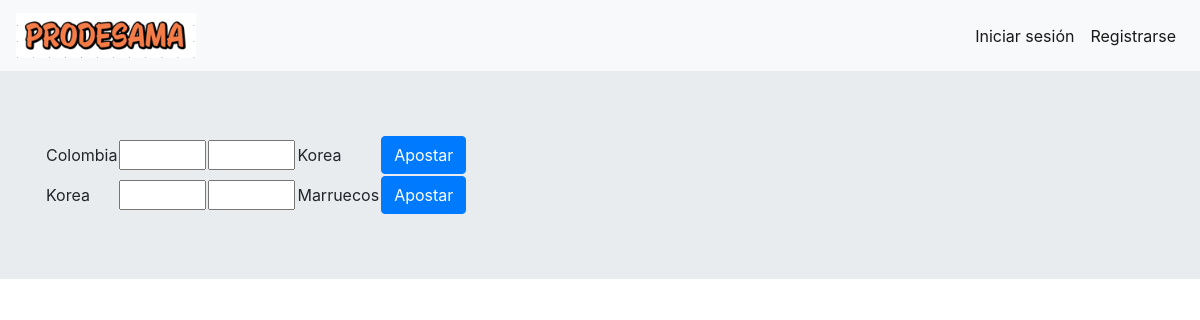
The app's page /home/apuestas, older data.
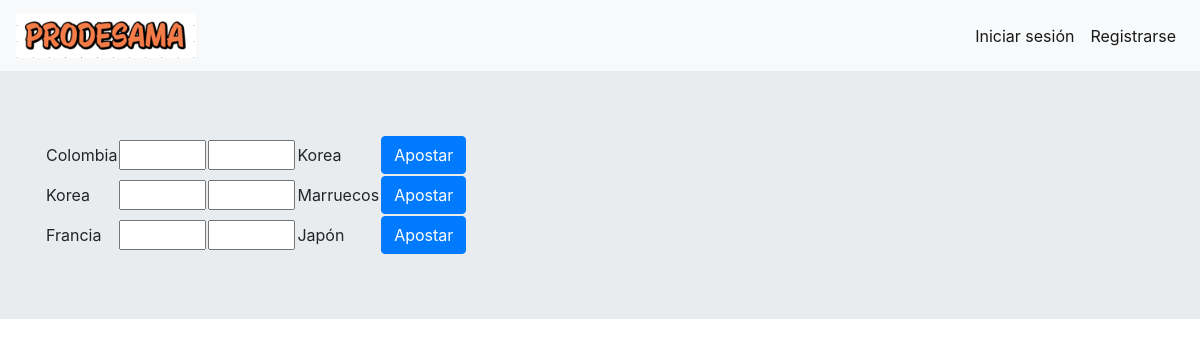
The same page, newer data.
### prode/models.py (models this page shows, shortened)
class Match(models.Model):
    start = models.DateTimeField()
    end = models.DateTimeField()
    team1 = models.ForeignKey(Team, on_delete=models.CASCADE, related_name='+')
    team2 = models.ForeignKey(Team, on_delete=models.CASCADE, related_name='+')
    team1_score = models.PositiveIntegerField(default=0)
    team2_score = models.PositiveIntegerField(default=0)

class Team(models.Model):
    name = models.CharField(max_length=50)
    flag = models.ImageField(upload_to='prode/images/flags/')

### prode/views.py (the view, shortened to what this page needs)
# urls.py: path('home/apuestas', views.BetView.as_view(), name='apuestas'),
class BetView(generic.DetailView):
    template_name = 'prode/apuestas.html'
    def get(self, request):
        matchs = Match.objects.all()
        form = BetForm()
        bets = Bet.objects.all()
        return render(request, self.template_name, {'form': form, 'matchs': matchs, 'bets': bets})

### prode/forms.py
class BetForm(forms.ModelForm):
    team1_score = forms.IntegerField(min_value=0, max_value=15)
    team2_score = forms.IntegerField(min_value=0, max_value=15)
    match = forms.ModelChoiceField(queryset=Match.objects.only('id'))
    class Meta:
        model = Bet
        fields = ('team1_score', 'team2_score', 'match')

### prode/templates/prode/apuestas.html (shortened to what this page needs)
{% extends "prode/base.html" %}
{% load static %}
{% block body_block %}
<div class="jumbotron jumbotron-fluid">
    <div class="container">
        <table>
            {% now "SHORT_DATE_FORMAT" as current_date %}
            {% now "H" as current_time %}
            {% for match in matchs %}
            <form method="POST">
                <tr>
                    {% if match.start|date:'SHORT_DATE_FORMAT' == current_date and match.start|time:"H"|add:"1" >= current_time %}
                    {% else %}
                        <td>{{ match.team1.name }}</td>
                        <td>{{ form.team1_score }}</td>
                        <td>{{ form.team2_score }}</td>
                        <td>{{ match.team2.name}} </td>
                        <td><button class="btn btn-primary" type="submit">Apostar</button></td>
                    {% endif %}
                </tr>
            </form>
            {% endfor %}
        </table>
    </div>
</div>
{% endblock %}

Row changes from the older to the newer data that the page shows:
added Match: team1.name "Francia", team2.name "Japón"
